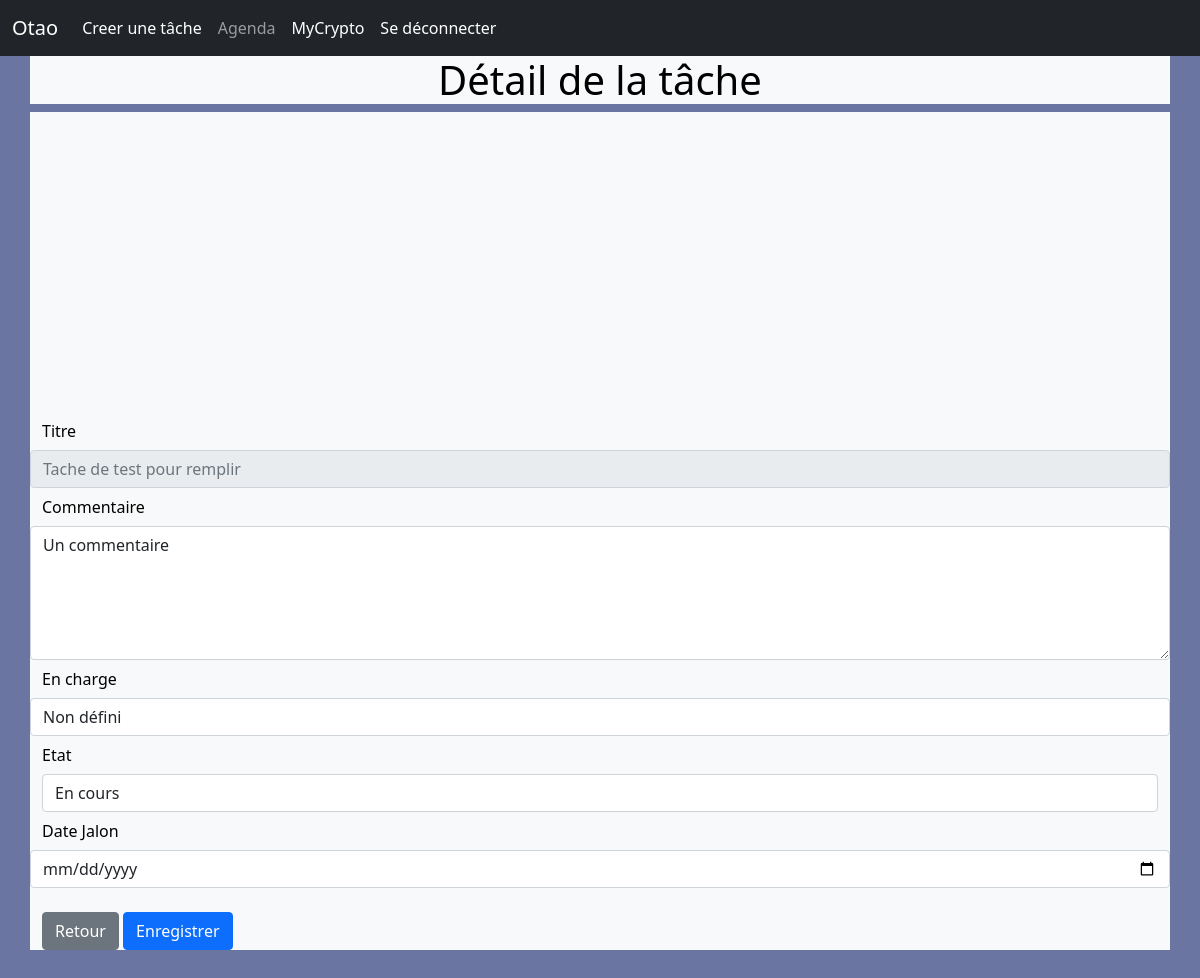
Page /HomeManager/tache/2344/ on the earlier database version.
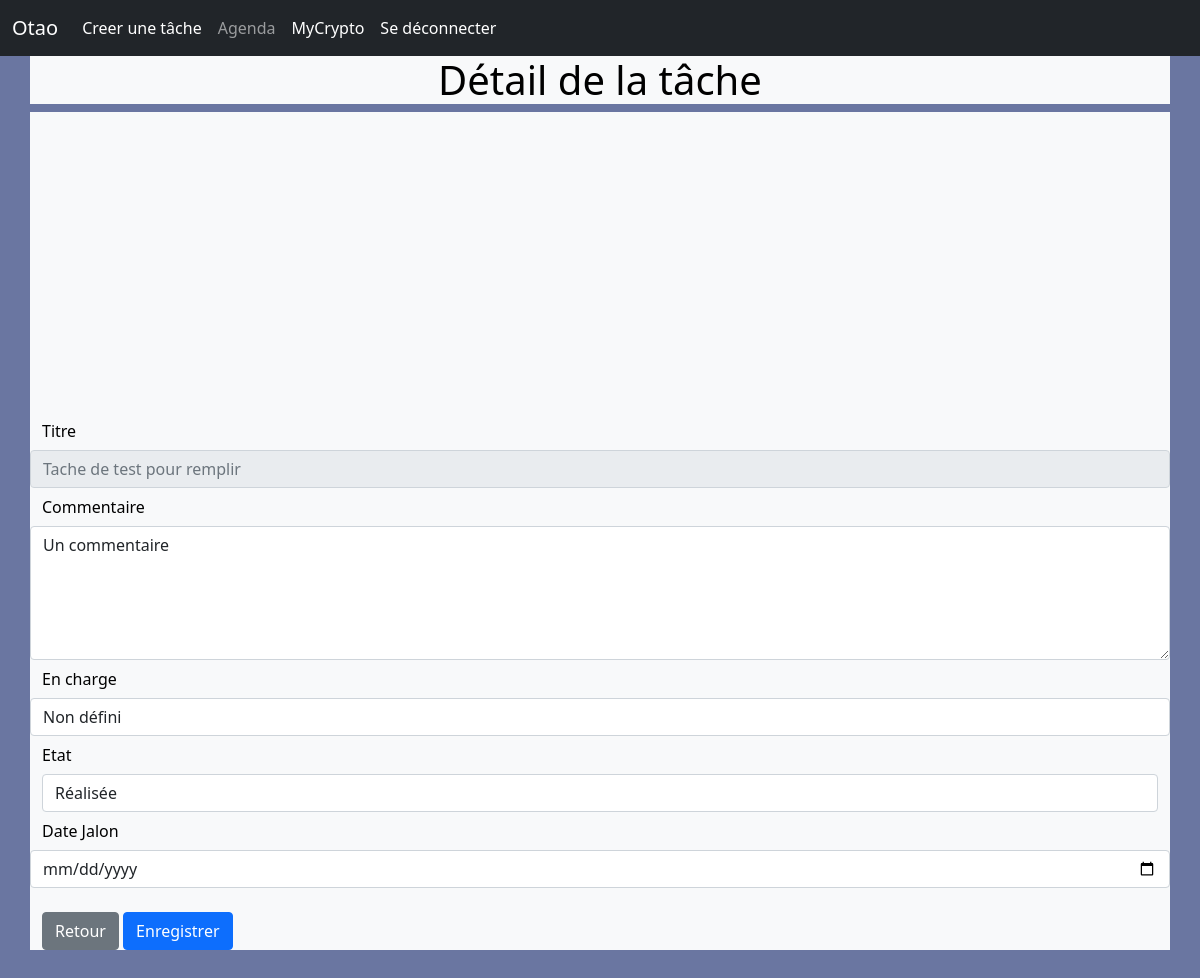
Same page on the later database version.
### HomeManager/models.py (models this page shows, shortened)
class Tache(models.Model):
    tache_text = models.CharField(max_length=120)
    creation_date = models.DateTimeField('Date de création')
    jalon_date = models.DateTimeField('Date Jalon de réalisation',default=timezone.datetime.max)
    commentaire_text = models.CharField(max_length=6000)
    priseEnChargePar_id = models.IntegerField(default=-1)
    creerPar_id =models.IntegerField(default=0)
    urgence_bool = models.BooleanField(default=False)
    codeTache_text = models.CharField(max_length=3)
    etat_text = models.CharField(max_length=2, default="EC")
    tchouCoin = models.FloatField(default=1)

### HomeManager/views.py (the view)
# urls.py: path('tache/<int:tache_id>/', views.detail, name='detail'),
def detail(request, tache_id):
	tache = None
	if tache_id > 0:
		tache = get_object_or_404(Tache, pk=tache_id)
	personnes = Personne.objects.filter(estActif_bool = True)
	return render(request, 'HomeManager/detail.html', {'tache': tache,
		'personnes': personnes})

### HomeManager/models.py (called while the page is built)
    def __str__(self):
        return self.prenom_text + " " + self.nom_text

### HomeManager/templates/HomeManager/detail.html (shortened to what this page needs)
{% extends "HomeManager/base.html" %}
{% block content %}
{% load static %}
<div class="container bg-light">
<h1>Détail de la tâche</h1>
</div>
<div class="container bg-light formClass">
	{% if tache%}
		<form action="{% url 'HomeManager:updatedTask' tache.id %}"
		method="post">
	{% else %}
		<form action="{% url 'HomeManager:createdTask'%}" method="post">
	{% endif %}
		<div class="form-group row">
			<label for="titreTache"
			class="col-sm-2 col-form-label">Titre</label>
			<input name="titreTache" type="text" class="form-control"
			aria-label="Inserer un titre" aria-describedby="basic-addon1"
			{% if tache %} placeholder="{{tache.tache_text}}" disabled {% endif %} >
		</div>
		<div class="form-group row">
			<label for="commentaireTache" class="col-sm-2 col-form-label">Commentaire</label>
			<textarea class="form-control"
			name="commentaireTache" rows="5">{{tache.commentaire_text}}</textarea>
		</div>
		<div class="form-group row">
			<label for="selPriseEnCharge"
			class="col-sm-2 col-form-label">En charge</label>
			<select name="selPriseEnCharge" class="form-control">
				<option value="-1">Non défini</option>
			</select>
		</div>
		{% if tache %}
		<div class=form-group row">
			<label for="selEtat" class="col-sm-2 col-form-label">Etat</label>
			<select name="selEtat" class="form-control">
				<option value="EC"
				{% if tache.etat_text == "EC" %} selected {%endif %}>
				En cours</option>
								<option value="RE"
				{% if tache.etat_text == "RE" %} selected {%endif %}>
				Réalisée</option>
			</select>
		</div>
		{% endif %}
				<div class="form-group row">
			<label for="dateJalon"
			class="col-sm-2 col-form-label">Date Jalon</label>
			<input name="dateJalon" type="date" class="form-control">
		</div>
		<input type="button" value="Retour" class="btn btn-secondary"
		onclick="location.href='{% url 'HomeManager:index' %}'">
		<input type="submit" value="Enregistrer" class="btn btn-primary">
	</form>
</div>
{% endblock %}

Differences in the rows shown:
changed Tache "Tache de test pour remplir": selEtat "En cours" → "Réalisée"
